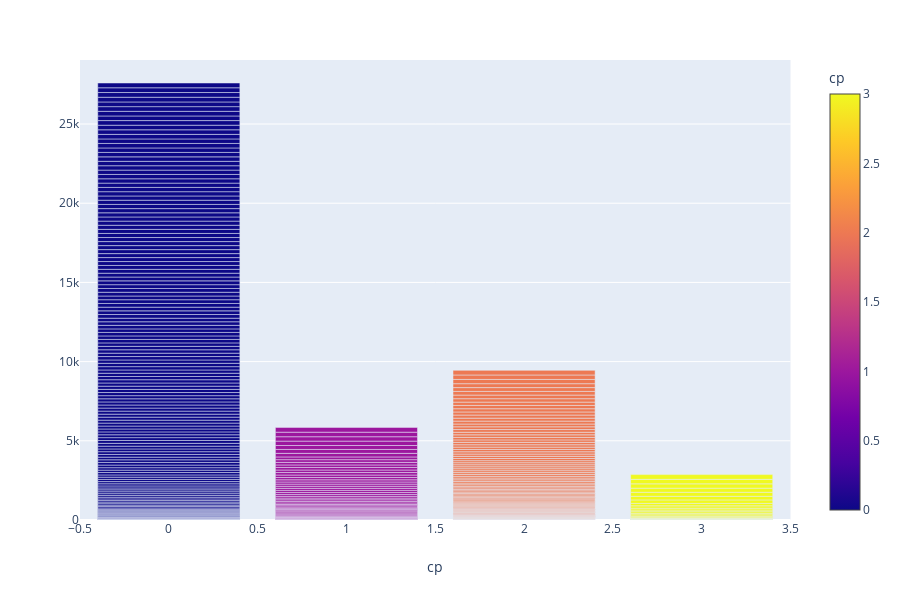

Notebook source saved alongside this figure:
### Code cell
fig = px.bar(heart, x="cp",  color='cp')
fig.show()

### Figure 1 — Plotly figure (JSON) as saved in the notebook; plotly's stock layout.template omitted (floating-point values rounded to 4 significant figures; data arrays with more than 128 entries replaced by an {"elided": "..."} marker saying what was removed)
{"data": [{"alignmentgroup": "True", "hoverlabel": {"namelength": 0}, "hovertemplate": "cp=%{marker.color}", "legendgroup": "", "marker": {"color": {"elided": "303 int values"}, "coloraxis": "coloraxis"}, "name": "", "offsetgroup": "", "orientation": "v", "showlegend": false, "textposition": "auto", "type": "bar", "x": {"elided": "303 int values"}, "xaxis": "x", "yaxis": "y"}], "layout": {"barmode": "relative", "coloraxis": {"colorbar": {"title": {"text": "cp"}}, "colorscale": [[0, "#0d0887"], [0.1111, "#46039f"], [0.2222, "#7201a8"], [0.3333, "#9c179e"], [0.4444, "#bd3786"], [0.5556, "#d8576b"], [0.6667, "#ed7953"], [0.7778, "#fb9f3a"], [0.8889, "#fdca26"], [1, "#f0f921"]]}, "height": 600, "legend": {"tracegroupgap": 0}, "margin": {"t": 60}, "xaxis": {"anchor": "y", "domain": [0, 0.98], "title": {"text": "cp"}}, "yaxis": {"anchor": "x", "domain": [0, 1]}}}
